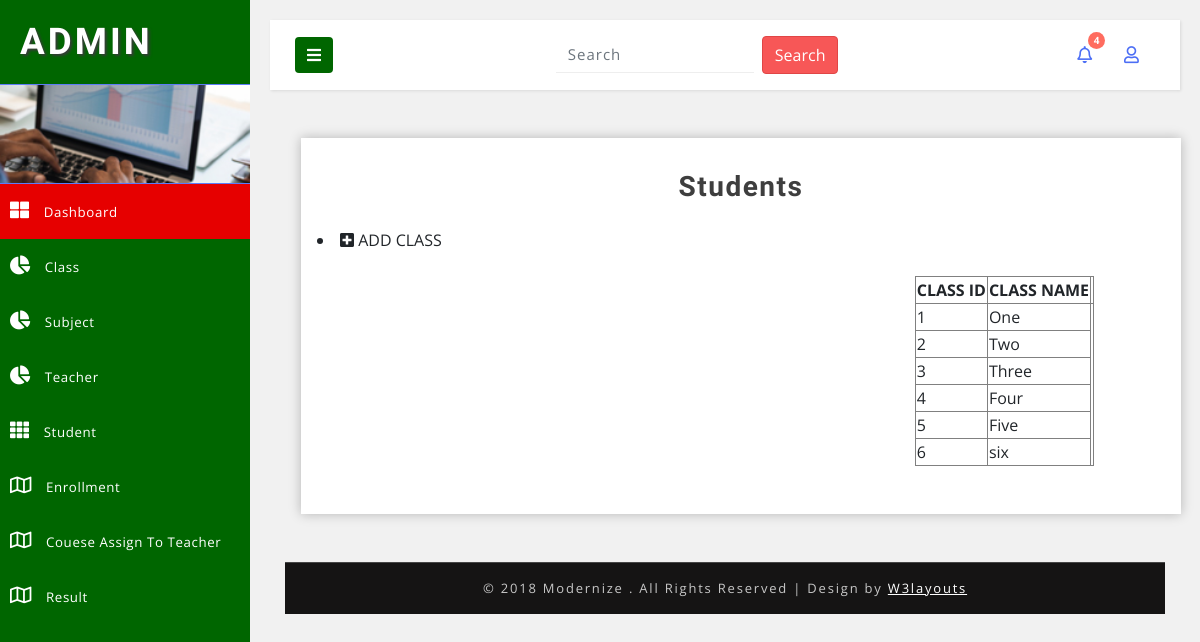
The page /Student/classes.php (signed in) on the database its author committed.
### tables this page shows
CREATE TABLE `class` (
  `class_id` int(30) NOT NULL,
  `class_name` char(50) DEFAULT NULL
);

### Student/classes.php (the view, shortened to what this page needs)
<!DOCTYPE html>
<html lang="en">
<head>
    <link href="css/bootstrap.css" rel="stylesheet" type="text/css" media="all" />
    <link rel="stylesheet" href="css/bar.css">
    <link rel="stylesheet" type="text/css" href="css/pignose.calender.css" />
    <link href="css/style.css" rel="stylesheet" type="text/css" media="all" />
    <link rel="stylesheet" href="css/style4.css">
    <link href="css/fontawesome-all.css" rel="stylesheet">
    <link rel="stylesheet" href="https://use.fontawesome.com/releases/v5.8.1/css/all.css">
</head>
<body>
    <div class="wrapper">
        <nav id="sidebar">
            <div class="sidebar-header">
                <h1>
                    <a href="index.php">ADMIN</a>
                </h1>
            </div>
            <div class="profile-bg"></div>
            <ul class="list-unstyled components">
                <li class="active">
                    <a href="index.php">
                        <i class="fas fa-th-large"></i>
                        Dashboard
                    </a>
                </li>
               <li>
                    <a href="classes.php">
                        <i class="fas fa-chart-pie"></i>
                        Class
                    </a>
                </li>
                 <li>
                    <a href="subjects.php">
                        <i class="fas fa-chart-pie"></i>
                        Subject
                    </a>
                </li>
                <li>
                    <a href="#">
                        <i class="fas fa-chart-pie"></i>
                        Teacher
                    </a>
                </li>
                <li>
                    <a href="student.php">
                        <i class="fas fa-th"></i>
                        Student
                    </a>
                </li>
               <li>
                    <a href="enrollment">
                        <i class="far fa-map"></i>
                        Enrollment
                    </a>
                </li>
                <li>
                    <a href="#">
                        <i class="far fa-map"></i>
                        Couese Assign To Teacher
                    </a>
                </li>
                <li>
                    <a href="#">
                        <i class="far fa-map"></i>
                        Result
                    </a>
                </li>
            </ul>
        </nav>
        <div id="content">
            <nav class="navbar navbar-default mb-xl-5 mb-4">
                <div class="container-fluid">
                    <div class="navbar-header">
                        <button type="button" id="sidebarCollapse" class="btn btn-info navbar-btn">
                            <i class="fas fa-bars"></i>
                        </button>
                    </div>
                    <form action="#" method="post" class="form-inline mx-auto search-form">
                        <input class="form-control mr-sm-2" type="search" placeholder="Search" aria-label="Search" required="">
                        <button class="btn btn-style my-2 my-sm-0" type="submit">Search</button>
                    </form>
                    <ul class="top-icons-agileits-w3layouts float-right">
                        <li class="nav-item dropdown">
                            <a class="nav-link dropdown-toggle" href="#" id="navbarDropdown" role="button" data-toggle="dropdown" aria-haspopup="true"
                                aria-expanded="false">
                                <i class="far fa-bell"></i>
                                <span class="badge">4</span>
                            </a>
                        <li class="nav-item dropdown">
                            <a class="nav-link dropdown-toggle" href="#" id="navbarDropdown2" role="button" data-toggle="dropdown" aria-haspopup="true"
                                aria-expanded="false">
                                <i class="far fa-user"></i>
                            </a>
                        </li>
                    </ul>
                </div>
            </nav>
            <div class="container-fluid">
<div class="outer-w3-agile col-xl ml-xl-3 mt-xl-0 mt-3 report">
                        <h4 class="tittle-w3-agileits mb-4">Students</h4>
                <li>
                    <a href="class.php">
                        <i class="fas fa-plus-square"></i>
                        ADD CLASS
                    </a>
                </li>
                        <div class="widget widget-report-w3-table">
                            <div class="widget-header row justify-content-between mb-3">
<table border="0" width="60%" >
<tr>
<?php
include("../connect.php");
 $sql="Select * from class";
 $r=$conn->query($sql);
 echo "<table align='center' border='1' style='border-collapse: collapse' ";
   echo "<tr><th> CLASS ID </th><th>CLASS NAME </th><th> </tr>";
 if($r->num_rows>0)
 {
    while($row=$r->fetch_assoc())
    {    $class_id=$row['class_id'];
        $class_name=$row['class_name'];
  echo  "<tr>
 <td>$class_id</td>
  <td>$class_name</td>
  </tr>" ;
   }
   echo "</table>";
  }?>
                            </div>
                        </div>
                   </div>
            <div class="copyright-w3layouts py-xl-3 py-2 mt-xl-5 mt-4 text-center">
                <p>© 2018 Modernize . All Rights Reserved | Design by
                    <a href="http://w3layouts.com/"> W3layouts </a>
                </p>
            </div>
        </div>
    </div>
    <link href="css/simplyCountdown.css" rel='stylesheet' type='text/css' />
</body>
</html>

### Student/css/style.css (style rules this page uses)
html, body { margin: 0; font-size: 100%; font-family: 'Open Sans', sans-serif; background: #fff; }
body a { text-decoration: none; transition: 0.5s all; -webkit-transition: 0.5s all; -moz-transition: 0.5s all; -o-transition: 0.5s all; -ms-transition: 0.5s all; }
input[type="button"], button[type="submit"] { transition: 0.5s all; -webkit-transition: 0.5s all; -moz-transition: 0.5s all; -o-transition: 0.5s all; -ms-transition: 0.5s all; }
h1, h2, h3, h4, h5, h6 { margin: 0; font-family: 'Poiret One', cursive; font-weight: 700; }
p { margin: 0; }
ul { margin: 0; padding: 0; }
ul li { list-style: none; }
.outer-w3-agile { padding: 2em 1em; -webkit-box-shadow: 0px 0px 11px 0px rgba(0, 0, 0, 0.25); -moz-box-shadow: 0px 0px 11px 0px rgba(0, 0, 0, 0.25); box-shadow: 0px 0px 11px 0px rgba(0, 0, 0, 0.25); background: #fff; }
.btn-style { background: #f75757; color: #fff; border-color: #e04646; }
h4.tittle-w3-agileits { font-size: 2em; letter-spacing: 1.5px; font-weight: 600; color: #3e3e3e; text-align: center; }
.profile-bg { border: 1px solid #5d7cf7; border-left: none; border-right: none; background: url(../images/menu1.jpg)no-repeat 0px 0px; -webkit-background-size: cover; -moz-background-size: cover; -o-background-size: cover; -ms-background-size: cover; background-size: cover; min-height: 100px; }
.top-icons-agileits-w3layouts .dropdown-toggle::after { display: none; }
.search-form.form-inline .form-control { background: none; border: none; border-bottom: 1px solid #eee; font-size: 15px; letter-spacing: 1px; border-radius: 0px; }
.top-icons-agileits-w3layouts li { list-style: none; display: inline-block; }
ul.top-icons-agileits-w3layouts a.nav-link i { display: inline-block; font-size: 17px; color: #4c6ef5; }
.top-icons-agileits-w3layouts span.badge { font-size: 10px; font-weight: bold; color: #FFF; background: #ff6c5f; line-height: 13px; width: 17px; height: 17px; border-radius: 2em; -webkit-border-radius: 2em; -moz-border-radius: 2em; -o-border-radius: 2em; text-align: center; display: inline-block; position: absolute; top: -8%; right: 3px; padding: 2px 0 0; }
.dropdown { display: none; padding: 0; list-style: none; }
.copyright-w3layouts p { color: #c7c7c7; font-size: 13px; letter-spacing: 1.8px; text-align: center; font-weight: 400; }
.copyright-w3layouts p a { color: #fff; text-decoration: underline; }
.copyright-w3layouts { background: #151414; border-top: 1px solid #464646; }
ul.list-unstyled li { font-size: 14px; letter-spacing: 1px; color: #7d7d7d; }
@media (max-width:1280px) { h4.tittle-w3-agileits { font-size: 1.75em; } }

### Student/css/style4.css (style rules this page uses)
body { font-family: 'Open Sans', sans-serif; background: #f1f1f1; }
p { font-family: 'Open Sans', sans-serif; }
a, a:hover, a:focus { color: inherit; text-decoration: none; transition: all 0.3s; }
.navbar { padding: 15px 10px; background: #fff; border: none; border-radius: 0; box-shadow: 1px 1px 3px rgba(0, 0, 0, 0.1); }
.navbar-btn { box-shadow: none; outline: none !important; border: none; background: #006600; }
i, span { display: inline-block; }
.wrapper { display: flex; align-items: stretch; }
#sidebar { min-width: 250px; max-width: 250px; background: #006600; color: #fff; transition: all 0.3s; }
.sidebar-header h1 { font-size: 2.3em; letter-spacing: 3px; color: #fff; text-shadow: 2px 2px 3px #39393a; }
#sidebar ul li a { text-align: left; }
#sidebar .sidebar-header { padding: 20px; background: #006600; }
#sidebar ul li a { padding: 16px 10px; font-size: .95em; letter-spacing: 0.6px; display: block; color: #fff; font-weight: 400; }
#sidebar ul li a i { margin-right: 10px; font-size: 19px; }
#sidebar ul li.active>a, #sidebar a[aria-expanded="true"] { color: #fff; background: #e60000; }
#content { padding: 20px; min-height: 100vh; transition: all 0.3s; overflow: hidden; width: 100%; }

### rows shown on the page
class: class_id "1", class_name "One"
class: class_id "2", class_name "Two"
class: class_id "3", class_name "Three"
class: class_id "4", class_name "Four"
class: class_id "5", class_name "Five"
class: class_id "6", class_name "six"
